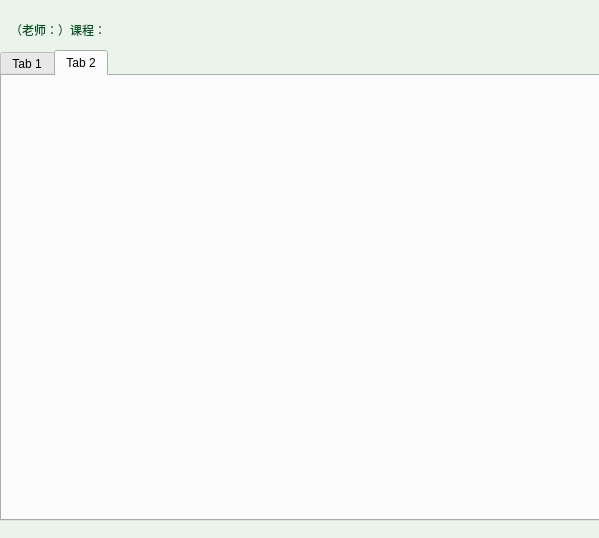
<?xml version="1.0" encoding="UTF-8"?>
<ui version="4.0">
 <class>QueryScoreGraphicsDialog</class>
 <widget class="QWidget" name="QueryScoreGraphicsDialog">
  <property name="geometry">
   <rect>
    <x>0</x>
    <y>0</y>
    <width>599</width>
    <height>538</height>
   </rect>
  </property>
  <property name="minimumSize">
   <size>
    <width>599</width>
    <height>538</height>
   </size>
  </property>
  <property name="maximumSize">
   <size>
    <width>599</width>
    <height>538</height>
   </size>
  </property>
  <property name="windowTitle">
   <string>课程质量分析图表</string>
  </property>
  <property name="styleSheet">
   <string notr="true">#QueryScoreGraphicsDialog{
background-color: rgb(235, 244, 234);
}</string>
  </property>
  <widget class="QLabel" name="tiplabel">
   <property name="geometry">
    <rect>
     <x>10</x>
     <y>10</y>
     <width>231</width>
     <height>41</height>
    </rect>
   </property>
   <property name="styleSheet">
    <string notr="true">font: 16pt &quot;楷体&quot;;
color: rgb(2, 83, 36);</string>
   </property>
   <property name="text">
    <string>&lt;html&gt;&lt;head/&gt;&lt;body&gt;&lt;p&gt;（老师：）课程：&lt;/p&gt;&lt;/body&gt;&lt;/html&gt;</string>
   </property>
  </widget>
  <widget class="QTabWidget" name="tabWidget">
   <property name="geometry">
    <rect>
     <x>0</x>
     <y>50</y>
     <width>601</width>
     <height>471</height>
    </rect>
   </property>
   <property name="styleSheet">
    <string notr="true"/>
   </property>
   <property name="currentIndex">
    <number>1</number>
   </property>
   <widget class="QWidget" name="tab">
    <attribute name="title">
     <string>Tab 1</string>
    </attribute>
   </widget>
   <widget class="QWidget" name="tab_2">
    <attribute name="title">
     <string>Tab 2</string>
    </attribute>
   </widget>
  </widget>
 </widget>
 <resources/>
 <connections/>
</ui>
